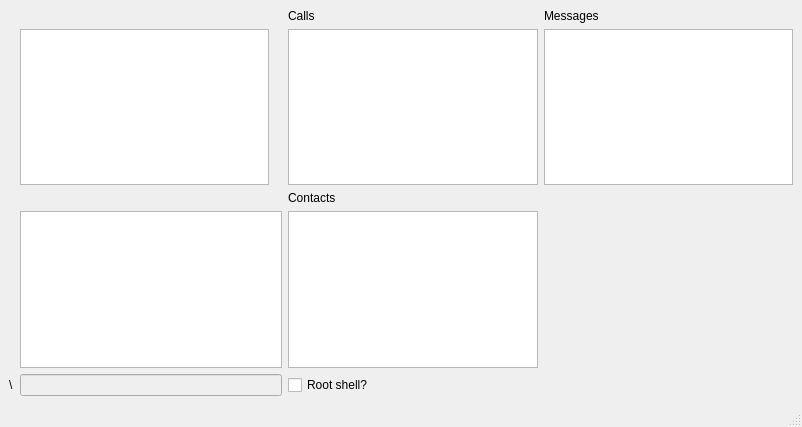
<?xml version="1.0" encoding="UTF-8"?>
<ui version="4.0">
 <class>MainWindow</class>
 <widget class="QMainWindow" name="MainWindow">
  <property name="geometry">
   <rect>
    <x>0</x>
    <y>0</y>
    <width>802</width>
    <height>427</height>
   </rect>
  </property>
  <property name="windowTitle">
   <string>MainWindow</string>
  </property>
  <widget class="QWidget" name="centralwidget">
   <layout class="QGridLayout" name="gridLayout">
    <item row="0" column="3">
     <widget class="QLabel" name="m_Message_Lab">
      <property name="text">
       <string>Messages</string>
      </property>
     </widget>
    </item>
    <item row="1" column="1">
     <layout class="QHBoxLayout" name="m_Device_Table">
      <item>
       <widget class="QListWidget" name="m_Device_List"/>
      </item>
      <item>
       <layout class="QVBoxLayout" name="m_Commands">
        <item>
         <widget class="QLabel" name="m_Sdk_Check">
          <property name="text">
           <string/>
          </property>
         </widget>
        </item>
        <item>
         <widget class="QLabel" name="m_Java_Check">
          <property name="enabled">
           <bool>true</bool>
          </property>
          <property name="frameShape">
           <enum>QFrame::NoFrame</enum>
          </property>
          <property name="text">
           <string/>
          </property>
          <property name="textFormat">
           <enum>Qt::MarkdownText</enum>
          </property>
          <property name="scaledContents">
           <bool>false</bool>
          </property>
          <property name="wordWrap">
           <bool>false</bool>
          </property>
         </widget>
        </item>
       </layout>
      </item>
     </layout>
    </item>
    <item row="1" column="2">
     <widget class="QListWidget" name="m_Calls_Table"/>
    </item>
    <item row="1" column="3">
     <widget class="QListWidget" name="m_Messages_Table"/>
    </item>
    <item row="5" column="2">
     <widget class="QListWidget" name="m_Contacts_Table">
      <property name="enabled">
       <bool>true</bool>
      </property>
      <property name="cursor" stdset="0">
       <cursorShape>PointingHandCursor</cursorShape>
      </property>
     </widget>
    </item>
    <item row="5" column="1">
     <widget class="QPlainTextEdit" name="m_Shell_Output">
      <property name="readOnly">
       <bool>true</bool>
      </property>
     </widget>
    </item>
    <item row="6" column="1">
     <widget class="QLineEdit" name="m_Command_Edit">
      <property name="enabled">
       <bool>false</bool>
      </property>
      <property name="clearButtonEnabled">
       <bool>true</bool>
      </property>
     </widget>
    </item>
    <item row="6" column="0">
     <widget class="QLabel" name="m_Dir">
      <property name="text">
       <string>\</string>
      </property>
     </widget>
    </item>
    <item row="3" column="2">
     <widget class="QLabel" name="m_Contacts_Lab">
      <property name="text">
       <string>Contacts</string>
      </property>
     </widget>
    </item>
    <item row="6" column="2">
     <widget class="QCheckBox" name="m_Root_Shell">
      <property name="text">
       <string>Root shell?</string>
      </property>
     </widget>
    </item>
    <item row="0" column="2">
     <widget class="QLabel" name="m_Calls_Lab">
      <property name="text">
       <string>Calls</string>
      </property>
     </widget>
    </item>
   </layout>
  </widget>
  <widget class="QMenuBar" name="menubar">
   <property name="geometry">
    <rect>
     <x>0</x>
     <y>0</y>
     <width>802</width>
     <height>21</height>
    </rect>
   </property>
  </widget>
  <widget class="QStatusBar" name="statusbar"/>
 </widget>
 <resources/>
 <connections/>
</ui>
